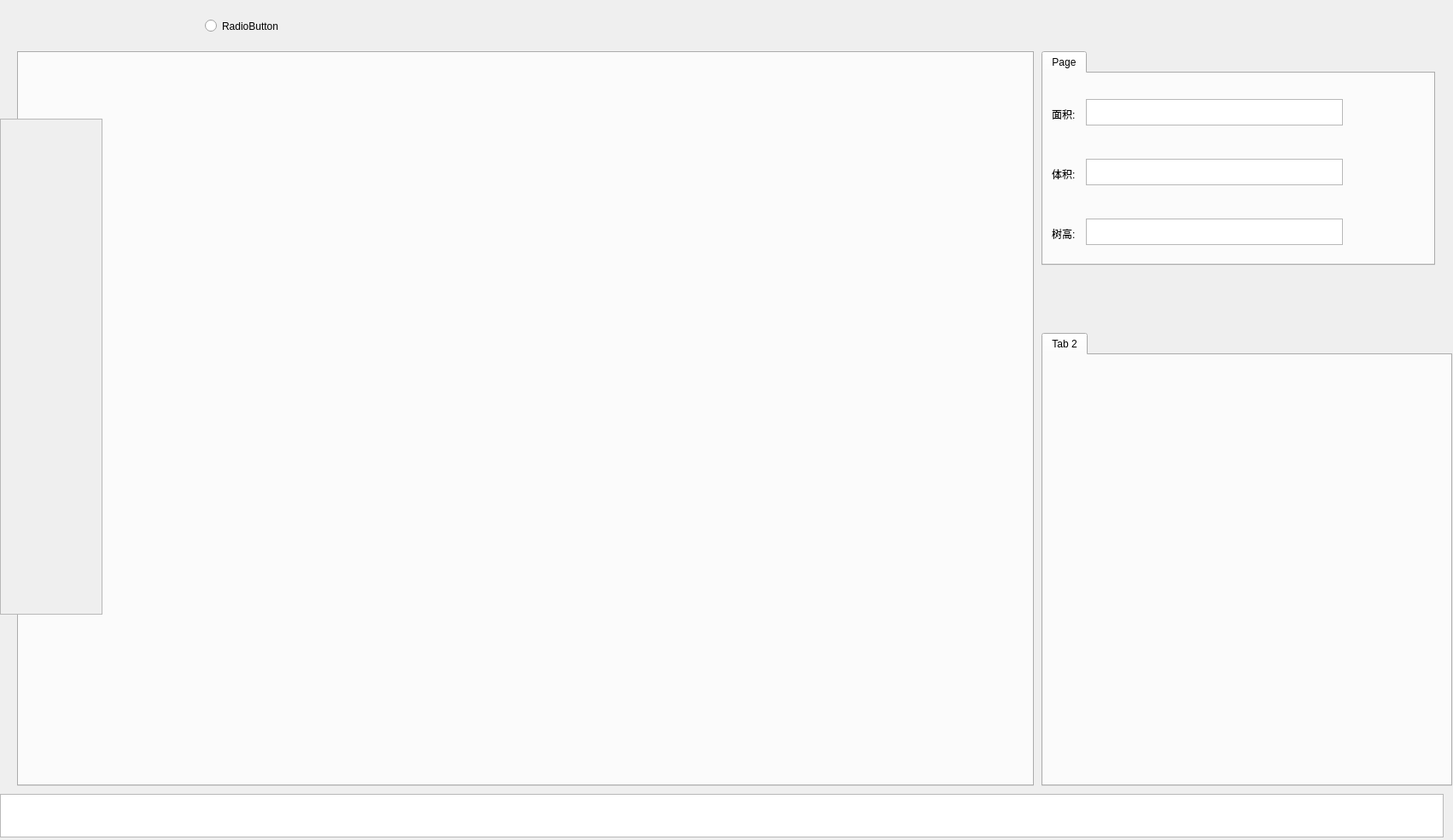
<?xml version="1.0" encoding="UTF-8"?>
<ui version="4.0">
 <class>mainwindow</class>
 <widget class="QWidget" name="mainwindow">
  <property name="geometry">
   <rect>
    <x>0</x>
    <y>0</y>
    <width>1702</width>
    <height>984</height>
   </rect>
  </property>
  <property name="font">
   <font>
    <kerning>true</kerning>
   </font>
  </property>
  <property name="windowTitle">
   <string>mainwindow</string>
  </property>
  <property name="autoFillBackground">
   <bool>false</bool>
  </property>
  <widget class="QTextEdit" name="text_status">
   <property name="geometry">
    <rect>
     <x>0</x>
     <y>930</y>
     <width>1691</width>
     <height>51</height>
    </rect>
   </property>
  </widget>
  <widget class="QTabWidget" name="tabWidget">
   <property name="geometry">
    <rect>
     <x>1220</x>
     <y>60</y>
     <width>461</width>
     <height>251</height>
    </rect>
   </property>
   <property name="currentIndex">
    <number>0</number>
   </property>
   <widget class="QWidget" name="result">
    <attribute name="title">
     <string>Page</string>
    </attribute>
    <widget class="QTextEdit" name="text_area">
     <property name="geometry">
      <rect>
       <x>50</x>
       <y>30</y>
       <width>301</width>
       <height>31</height>
      </rect>
     </property>
    </widget>
    <widget class="QTextEdit" name="text_volume">
     <property name="geometry">
      <rect>
       <x>50</x>
       <y>100</y>
       <width>301</width>
       <height>31</height>
      </rect>
     </property>
    </widget>
    <widget class="QTextEdit" name="textEdit_height">
     <property name="geometry">
      <rect>
       <x>50</x>
       <y>170</y>
       <width>301</width>
       <height>31</height>
      </rect>
     </property>
    </widget>
    <widget class="QTextEdit" name="textEdit_5">
     <property name="geometry">
      <rect>
       <x>50</x>
       <y>240</y>
       <width>181</width>
       <height>31</height>
      </rect>
     </property>
    </widget>
    <widget class="QLabel" name="label_3">
     <property name="geometry">
      <rect>
       <x>10</x>
       <y>40</y>
       <width>59</width>
       <height>15</height>
      </rect>
     </property>
     <property name="text">
      <string>面积:</string>
     </property>
    </widget>
    <widget class="QLabel" name="label_4">
     <property name="geometry">
      <rect>
       <x>10</x>
       <y>110</y>
       <width>59</width>
       <height>15</height>
      </rect>
     </property>
     <property name="text">
      <string>体积:</string>
     </property>
    </widget>
    <widget class="QPushButton" name="btn_mesh">
     <property name="geometry">
      <rect>
       <x>200</x>
       <y>360</y>
       <width>81</width>
       <height>20</height>
      </rect>
     </property>
     <property name="text">
      <string>MESH</string>
     </property>
    </widget>
    <widget class="QPushButton" name="btn_staticFilter">
     <property name="geometry">
      <rect>
       <x>110</x>
       <y>360</y>
       <width>81</width>
       <height>21</height>
      </rect>
     </property>
     <property name="text">
      <string>static filter</string>
     </property>
    </widget>
    <widget class="QPushButton" name="pushButton">
     <property name="geometry">
      <rect>
       <x>10</x>
       <y>360</y>
       <width>91</width>
       <height>23</height>
      </rect>
     </property>
     <property name="text">
      <string>open pcd file</string>
     </property>
    </widget>
    <widget class="QPushButton" name="btn_passThrough">
     <property name="geometry">
      <rect>
       <x>10</x>
       <y>320</y>
       <width>131</width>
       <height>21</height>
      </rect>
     </property>
     <property name="text">
      <string>passthrough filter</string>
     </property>
    </widget>
    <widget class="QPushButton" name="btn_calculatevolume">
     <property name="geometry">
      <rect>
       <x>10</x>
       <y>280</y>
       <width>281</width>
       <height>21</height>
      </rect>
     </property>
     <property name="text">
      <string>calculate volume</string>
     </property>
    </widget>
    <widget class="QPushButton" name="btn_calculatearea">
     <property name="geometry">
      <rect>
       <x>150</x>
       <y>320</y>
       <width>141</width>
       <height>21</height>
      </rect>
     </property>
     <property name="text">
      <string>calculate area</string>
     </property>
    </widget>
    <widget class="QLabel" name="label_5">
     <property name="geometry">
      <rect>
       <x>10</x>
       <y>180</y>
       <width>59</width>
       <height>15</height>
      </rect>
     </property>
     <property name="text">
      <string>树高:</string>
     </property>
    </widget>
   </widget>
  </widget>
  <widget class="QTabWidget" name="tabWidgetView">
   <property name="geometry">
    <rect>
     <x>1220</x>
     <y>390</y>
     <width>481</width>
     <height>531</height>
    </rect>
   </property>
   <property name="currentIndex">
    <number>0</number>
   </property>
   <widget class="QWidget" name="tab_2">
    <attribute name="title">
     <string>Tab 2</string>
    </attribute>
    <widget class="QVTKWidget" name="widget" native="true">
     <property name="geometry">
      <rect>
       <x>0</x>
       <y>0</y>
       <width>481</width>
       <height>501</height>
      </rect>
     </property>
    </widget>
   </widget>
  </widget>
  <widget class="QTabWidget" name="tabWidgetedit">
   <property name="geometry">
    <rect>
     <x>20</x>
     <y>60</y>
     <width>1191</width>
     <height>861</height>
    </rect>
   </property>
   <property name="currentIndex">
    <number>-1</number>
   </property>
  </widget>
  <widget class="QScrollArea" name="scrollArea">
   <property name="geometry">
    <rect>
     <x>0</x>
     <y>139</y>
     <width>120</width>
     <height>581</height>
    </rect>
   </property>
   <property name="widgetResizable">
    <bool>true</bool>
   </property>
   <widget class="QWidget" name="scrollAreaWidgetContents">
    <property name="geometry">
     <rect>
      <x>0</x>
      <y>0</y>
      <width>118</width>
      <height>579</height>
     </rect>
    </property>
    <widget class="QPushButton" name="btn_cloudinput">
     <property name="geometry">
      <rect>
       <x>10</x>
       <y>10</y>
       <width>41</width>
       <height>41</height>
      </rect>
     </property>
     <property name="autoFillBackground">
      <bool>true</bool>
     </property>
     <property name="text">
      <string/>
     </property>
     <property name="icon">
      <iconset>
       <normaloff>cmake-build-debug/ico/cloud.png</normaloff>cmake-build-debug/ico/cloud.png</iconset>
     </property>
     <property name="iconSize">
      <size>
       <width>32</width>
       <height>32</height>
      </size>
     </property>
     <property name="flat">
      <bool>true</bool>
     </property>
    </widget>
    <widget class="QPushButton" name="btn_passthrough">
     <property name="geometry">
      <rect>
       <x>70</x>
       <y>10</y>
       <width>41</width>
       <height>41</height>
      </rect>
     </property>
     <property name="text">
      <string/>
     </property>
     <property name="icon">
      <iconset>
       <normaloff>ico/passthrough.png</normaloff>ico/passthrough.png</iconset>
     </property>
     <property name="iconSize">
      <size>
       <width>32</width>
       <height>32</height>
      </size>
     </property>
     <property name="flat">
      <bool>true</bool>
     </property>
    </widget>
    <widget class="QPushButton" name="btn_static">
     <property name="geometry">
      <rect>
       <x>10</x>
       <y>70</y>
       <width>41</width>
       <height>41</height>
      </rect>
     </property>
     <property name="text">
      <string/>
     </property>
     <property name="icon">
      <iconset>
       <normaloff>cmake-build-debug/ico/static.png</normaloff>cmake-build-debug/ico/static.png</iconset>
     </property>
     <property name="iconSize">
      <size>
       <width>32</width>
       <height>32</height>
      </size>
     </property>
     <property name="flat">
      <bool>true</bool>
     </property>
    </widget>
    <widget class="QPushButton" name="btn_right">
     <property name="geometry">
      <rect>
       <x>70</x>
       <y>70</y>
       <width>41</width>
       <height>41</height>
      </rect>
     </property>
     <property name="text">
      <string/>
     </property>
     <property name="icon">
      <iconset>
       <normaloff>cmake-build-debug/ico/zheng.png</normaloff>cmake-build-debug/ico/zheng.png</iconset>
     </property>
     <property name="iconSize">
      <size>
       <width>32</width>
       <height>32</height>
      </size>
     </property>
     <property name="flat">
      <bool>true</bool>
     </property>
    </widget>
    <widget class="QPushButton" name="btn_polygon">
     <property name="geometry">
      <rect>
       <x>10</x>
       <y>130</y>
       <width>41</width>
       <height>41</height>
      </rect>
     </property>
     <property name="text">
      <string/>
     </property>
     <property name="icon">
      <iconset>
       <normaloff>cmake-build-debug/ico/sanjiao.png</normaloff>cmake-build-debug/ico/sanjiao.png</iconset>
     </property>
     <property name="iconSize">
      <size>
       <width>32</width>
       <height>32</height>
      </size>
     </property>
     <property name="flat">
      <bool>true</bool>
     </property>
    </widget>
    <widget class="QPushButton" name="btn_volume">
     <property name="geometry">
      <rect>
       <x>70</x>
       <y>130</y>
       <width>41</width>
       <height>41</height>
      </rect>
     </property>
     <property name="text">
      <string/>
     </property>
     <property name="icon">
      <iconset>
       <normaloff>cmake-build-debug/ico/shu.png</normaloff>cmake-build-debug/ico/shu.png</iconset>
     </property>
     <property name="iconSize">
      <size>
       <width>32</width>
       <height>32</height>
      </size>
     </property>
     <property name="flat">
      <bool>true</bool>
     </property>
    </widget>
    <widget class="QPushButton" name="btn_pengzhang">
     <property name="geometry">
      <rect>
       <x>10</x>
       <y>190</y>
       <width>41</width>
       <height>41</height>
      </rect>
     </property>
     <property name="text">
      <string/>
     </property>
     <property name="icon">
      <iconset>
       <normaloff>cmake-build-debug/ico/膨胀.png</normaloff>cmake-build-debug/ico/膨胀.png</iconset>
     </property>
     <property name="iconSize">
      <size>
       <width>32</width>
       <height>32</height>
      </size>
     </property>
     <property name="flat">
      <bool>true</bool>
     </property>
    </widget>
    <widget class="QPushButton" name="btn_fushi">
     <property name="geometry">
      <rect>
       <x>70</x>
       <y>190</y>
       <width>41</width>
       <height>41</height>
      </rect>
     </property>
     <property name="text">
      <string/>
     </property>
     <property name="icon">
      <iconset>
       <normaloff>cmake-build-debug/ico/fushi.png</normaloff>cmake-build-debug/ico/fushi.png</iconset>
     </property>
     <property name="iconSize">
      <size>
       <width>32</width>
       <height>32</height>
      </size>
     </property>
     <property name="flat">
      <bool>true</bool>
     </property>
    </widget>
    <widget class="QPushButton" name="btn_tuoyuan">
     <property name="geometry">
      <rect>
       <x>10</x>
       <y>250</y>
       <width>41</width>
       <height>41</height>
      </rect>
     </property>
     <property name="text">
      <string/>
     </property>
     <property name="icon">
      <iconset>
       <normaloff>cmake-build-debug/ico/椭圆.png</normaloff>cmake-build-debug/ico/椭圆.png</iconset>
     </property>
     <property name="iconSize">
      <size>
       <width>32</width>
       <height>32</height>
      </size>
     </property>
     <property name="flat">
      <bool>true</bool>
     </property>
    </widget>
    <widget class="QPushButton" name="btn_output">
     <property name="geometry">
      <rect>
       <x>20</x>
       <y>500</y>
       <width>61</width>
       <height>61</height>
      </rect>
     </property>
     <property name="text">
      <string/>
     </property>
     <property name="icon">
      <iconset>
       <normaloff>cmake-build-debug/ico/输出.png</normaloff>cmake-build-debug/ico/输出.png</iconset>
     </property>
     <property name="iconSize">
      <size>
       <width>32</width>
       <height>32</height>
      </size>
     </property>
     <property name="flat">
      <bool>true</bool>
     </property>
    </widget>
    <widget class="QPushButton" name="btn_dbscan">
     <property name="geometry">
      <rect>
       <x>70</x>
       <y>250</y>
       <width>41</width>
       <height>41</height>
      </rect>
     </property>
     <property name="text">
      <string/>
     </property>
     <property name="icon">
      <iconset>
       <normaloff>cmake-build-debug/ico/cluster.png</normaloff>cmake-build-debug/ico/cluster.png</iconset>
     </property>
     <property name="iconSize">
      <size>
       <width>32</width>
       <height>32</height>
      </size>
     </property>
     <property name="flat">
      <bool>true</bool>
     </property>
    </widget>
   </widget>
  </widget>
  <widget class="QPushButton" name="btn_blueprint">
   <property name="geometry">
    <rect>
     <x>60</x>
     <y>10</y>
     <width>41</width>
     <height>41</height>
    </rect>
   </property>
   <property name="text">
    <string/>
   </property>
   <property name="icon">
    <iconset>
     <normaloff>ico/blueprint.png</normaloff>ico/blueprint.png</iconset>
   </property>
   <property name="iconSize">
    <size>
     <width>32</width>
     <height>32</height>
    </size>
   </property>
   <property name="flat">
    <bool>true</bool>
   </property>
  </widget>
  <widget class="QPushButton" name="btn_folder">
   <property name="geometry">
    <rect>
     <x>20</x>
     <y>10</y>
     <width>41</width>
     <height>41</height>
    </rect>
   </property>
   <property name="text">
    <string/>
   </property>
   <property name="icon">
    <iconset>
     <normaloff>cmake-build-debug/ico/folder.png</normaloff>cmake-build-debug/ico/folder.png</iconset>
   </property>
   <property name="iconSize">
    <size>
     <width>32</width>
     <height>32</height>
    </size>
   </property>
   <property name="flat">
    <bool>true</bool>
   </property>
  </widget>
  <widget class="QPushButton" name="btn_run">
   <property name="geometry">
    <rect>
     <x>160</x>
     <y>10</y>
     <width>41</width>
     <height>41</height>
    </rect>
   </property>
   <property name="text">
    <string/>
   </property>
   <property name="icon">
    <iconset>
     <normaloff>cmake-build-debug/ico/run.png</normaloff>cmake-build-debug/ico/run.png</iconset>
   </property>
   <property name="iconSize">
    <size>
     <width>32</width>
     <height>32</height>
    </size>
   </property>
   <property name="flat">
    <bool>true</bool>
   </property>
  </widget>
  <widget class="QPushButton" name="btn_build">
   <property name="geometry">
    <rect>
     <x>120</x>
     <y>10</y>
     <width>41</width>
     <height>41</height>
    </rect>
   </property>
   <property name="text">
    <string/>
   </property>
   <property name="icon">
    <iconset>
     <normaloff>cmake-build-debug/ico/锤子.png</normaloff>cmake-build-debug/ico/锤子.png</iconset>
   </property>
   <property name="iconSize">
    <size>
     <width>32</width>
     <height>32</height>
    </size>
   </property>
   <property name="flat">
    <bool>true</bool>
   </property>
  </widget>
  <widget class="QRadioButton" name="radioButton">
   <property name="geometry">
    <rect>
     <x>240</x>
     <y>20</y>
     <width>100</width>
     <height>21</height>
    </rect>
   </property>
   <property name="text">
    <string>RadioButton</string>
   </property>
  </widget>
 </widget>
 <customwidgets>
  <customwidget>
   <class>QVTKWidget</class>
   <extends>QWidget</extends>
   <header location="global">QVTKWidget.h</header>
   <container>1</container>
  </customwidget>
 </customwidgets>
 <resources/>
 <connections/>
</ui>
